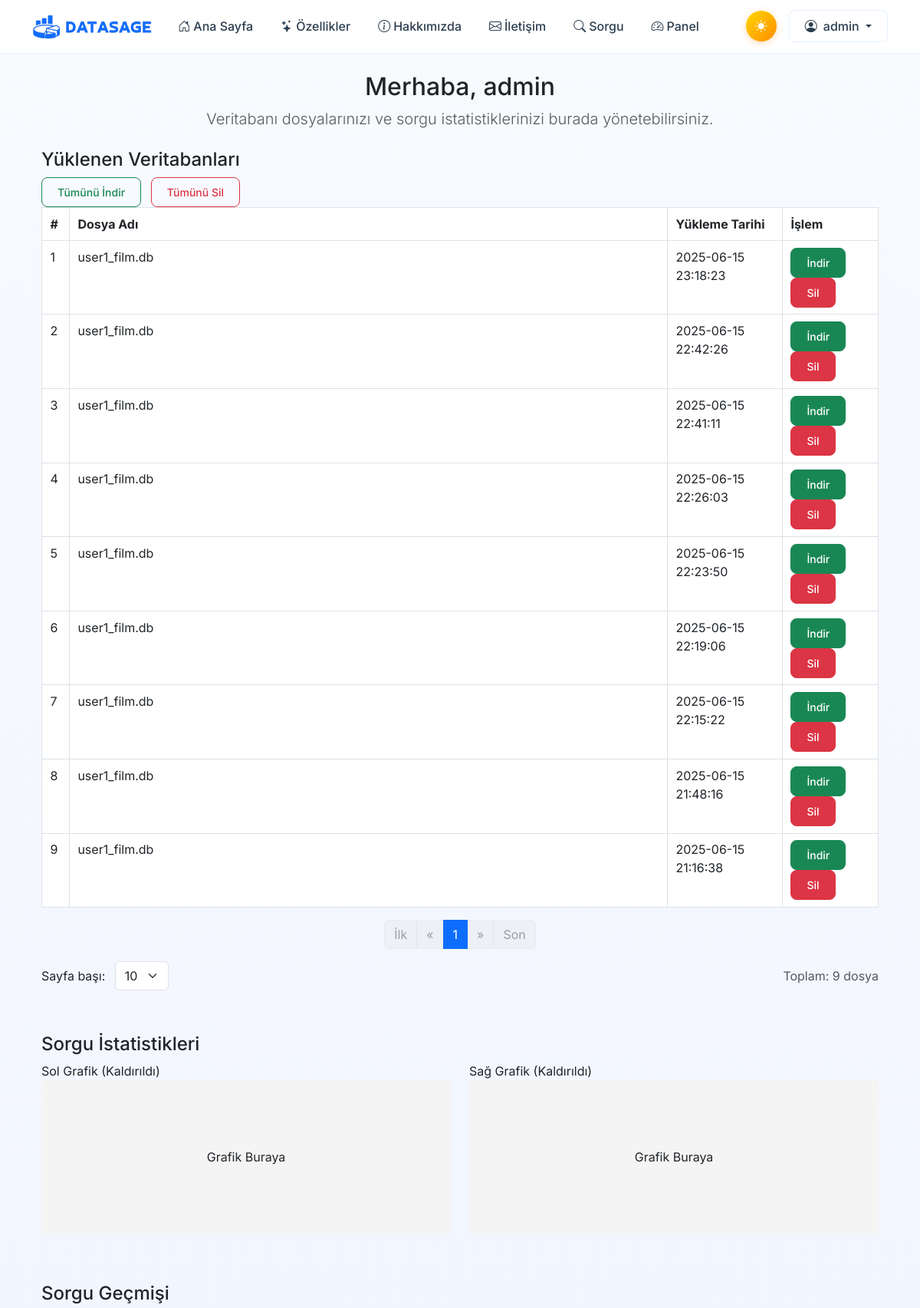
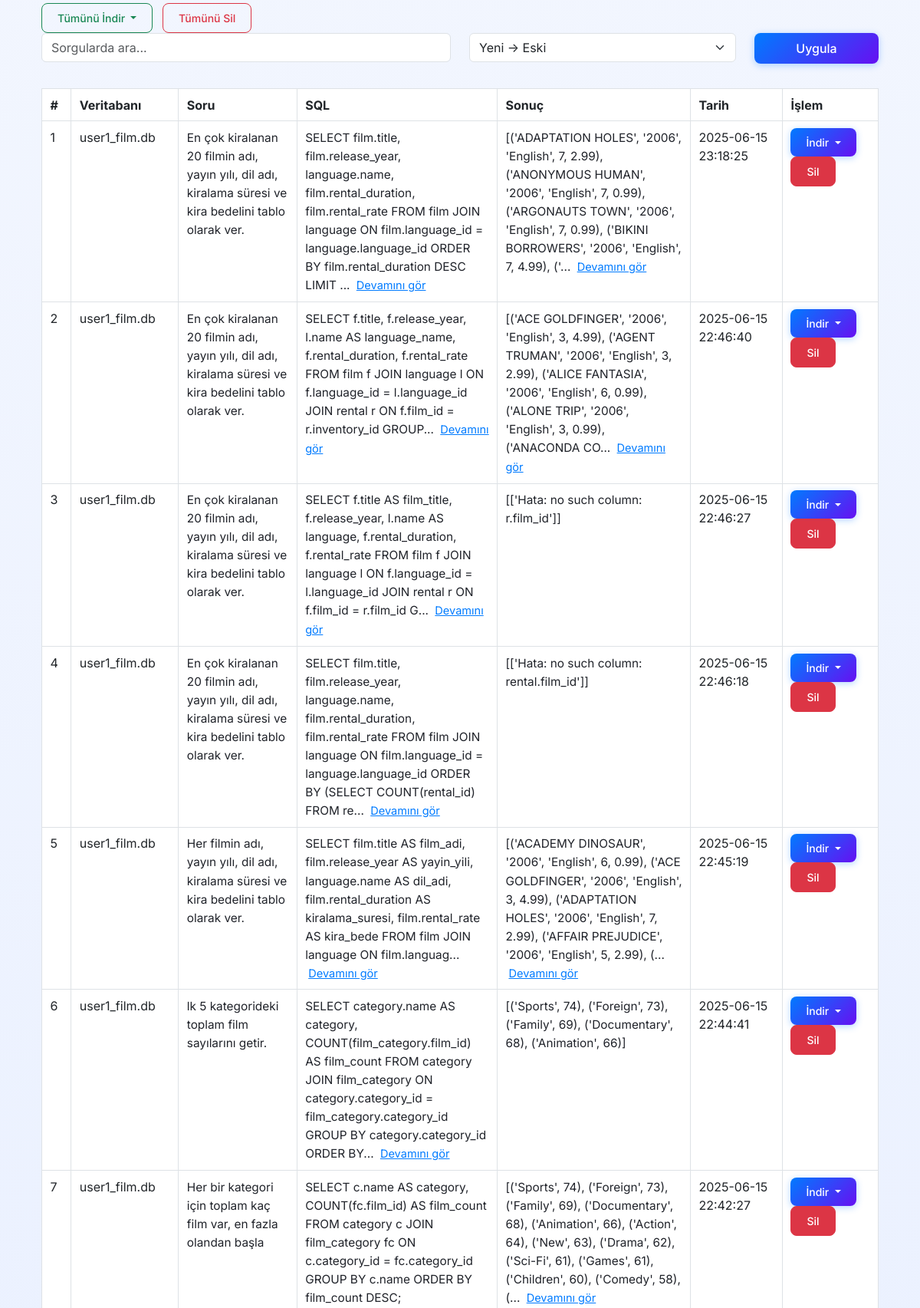
The app's page /dashboard (signed in, upper part) with its own data (2 pictures, top to bottom).
### tables this page shows
CREATE TABLE db_uploads (
        id INTEGER PRIMARY KEY AUTOINCREMENT,
        user_id INTEGER,
        filename TEXT,
        uploaded_at DATETIME DEFAULT CURRENT_TIMESTAMP,
        FOREIGN KEY (user_id) REFERENCES users(id)
    );

CREATE TABLE query_history (
        id INTEGER PRIMARY KEY AUTOINCREMENT,
        user_id INTEGER,
        question TEXT,
        sql_query TEXT,
        result TEXT,
        columns TEXT,         -- EKLENDİ!
        db_filename TEXT,     -- YENİ: Sorgunun çalıştığı veritabanı dosya adı
        timestamp DATETIME DEFAULT CURRENT_TIMESTAMP,
        FOREIGN KEY (user_id) REFERENCES users(id)
    );

### app.py (the view)
@app.route("/dashboard")
@login_required
def dashboard():
    user_id = session["user_id"]
    query_filter = request.args.get("query_filter", "")
    sort_order = request.args.get("sort_order", "desc").lower()
    try:
        page = int(request.args.get("page", 1))
        per_page = int(request.args.get("per_page", 10))
        if per_page not in [10, 15, 20]:
            per_page = 10
    except:
        page = 1
        per_page = 10
    try:
        uploads_page = int(request.args.get("uploads_page", 1))
        uploads_per_page = int(request.args.get("uploads_per_page", 10))
        if uploads_per_page not in [10, 15, 20]:
            uploads_per_page = 10
    except:
        uploads_page = 1
        uploads_per_page = 10
    if sort_order not in ["asc", "desc"]:
        sort_order = "desc"
    conn = sqlite3.connect("database.sqlite")
    conn.row_factory = sqlite3.Row
    uploads_count = conn.execute(
        "SELECT COUNT(*) FROM db_uploads WHERE user_id = ?", (user_id,)
    ).fetchone()[0]
    uploads_offset = (uploads_page - 1) * uploads_per_page
    uploads_total_pages = (uploads_count + uploads_per_page - 1) // uploads_per_page
    uploads = conn.execute("""
        SELECT * FROM db_uploads
        WHERE user_id = ?
        ORDER BY uploaded_at DESC
        LIMIT ? OFFSET ?
    """, (user_id, uploads_per_page, uploads_offset)).fetchall()
    uploads_start_page = max(1, uploads_page - 2)
    uploads_end_page = min(uploads_page + 2, uploads_total_pages)
    history_query = "SELECT * FROM query_history WHERE user_id = ?"
    params = [user_id]
    if query_filter:
        history_query += " AND LOWER(question) LIKE ?"
        params.append(f"%{query_filter.lower()}%")
    history_query += f" ORDER BY timestamp {sort_order.upper()}"
    count_query = "SELECT COUNT(*) FROM query_history WHERE user_id = ?"
    count_params = [user_id]
    if query_filter:
        count_query += " AND LOWER(question) LIKE ?"
        count_params.append(f"%{query_filter.lower()}%")
    total_queries = conn.execute(count_query, count_params).fetchone()[0]
    offset = (page - 1) * per_page
    history_query += " LIMIT ? OFFSET ?"
    params.extend([per_page, offset])
    history = conn.execute(history_query, params).fetchall()
    indexed_history = list(enumerate(history, offset + 1))
    total_pages = (total_queries + per_page - 1) // per_page  # yukarı yuvarlama
    start_page = max(1, page - 2)
    end_page = min(page + 2, total_pages)
    conn.close()
    return render_template(
        "dashboard.html",
        uploads=uploads,
        uploads_page=uploads_page,
        uploads_per_page=uploads_per_page,
        uploads_count=uploads_count,
        uploads_total_pages=uploads_total_pages,
        uploads_start_page=uploads_start_page,
        uploads_end_page=uploads_end_page,
        history=indexed_history,
        page=page,
        per_page=per_page,
        total_queries=total_queries,
        total_pages=total_pages,
        start_page=start_page,
        end_page=end_page,
    )

### app.py (called while the page is built)
def login_required(view_func):
    @wraps(view_func)
    def wrapped_view(**kwargs):
        if "user_id" not in session:
            flash("Bu sayfayı görüntülemek için giriş yapmalısınız.", "warning")
            return redirect(url_for("auth.login"))
        return view_func(**kwargs)
    return wrapped_view

### templates/dashboard.html (shortened to what this page needs)
{% extends "base.html" %}
{% block content %}
<section>
  <div class="container">
    <div class="text-center mb-4">
      <h2>Merhaba, {{ session.username }}</h2>
      <p class="lead text-muted">Veritabanı dosyalarınızı ve sorgu istatistiklerinizi burada yönetebilirsiniz.</p>
    </div>
    <div class="mb-5">
      <h4>Yüklenen Veritabanları</h4>
       <div>
          <a href="{{ url_for('download_all_dbs') }}" class="btn btn-sm btn-outline-success me-2" {% if uploads|length == 0 %}disabled{% endif %}>
            Tümünü İndir
          </a>
          <a href="{{ url_for('delete_all_uploads') }}" class="btn btn-sm btn-outline-danger"
            onclick="return confirm('Tüm veritabanlarını silmek istediğinize emin misiniz?')" {% if uploads|length == 0 %}disabled{% endif %}>
            Tümünü Sil
          </a>
        </div>
      <div class="table-responsive">
        <table class="table table-bordered table-sm align-middle">
          <thead>
            <tr>
              <th style="width: 36px;">#</th>
              <th style="max-width: 180px; min-width: 100px;">Dosya Adı</th>
              <th style="width: 150px;">Yükleme Tarihi</th>
              <th style="width: 125px;">İşlem</th>
            </tr>
          </thead>
          <tbody>
            {% for db in uploads %}
            <tr>
              <td>{{ loop.index }}</td>
              <td style="overflow-wrap:anywhere;">{{ db.filename }}</td>
              <td>{{ db.uploaded_at }}</td>
              <td>
                <a href="{{ url_for('download_db', filename=db.filename) }}" class="btn btn-sm btn-success">İndir</a>
                <a href="{{ url_for('delete_upload', upload_id=db.id) }}" class="btn btn-sm btn-danger" onclick="return confirm('Bu dosyayı silmek istediğinize emin misiniz?')">Sil</a>
              </td>
            </tr>
            {% else %}
            <tr>
              <td colspan="4" class="text-center">Henüz veritabanı yüklenmemiş.</td>
            </tr>
            {% endfor %}
          </tbody>
        </table>
           <nav aria-label="Veritabanı dosyaları sayfalama">
      <ul class="pagination justify-content-center">
        <li class="page-item {% if uploads_page == 1 %}disabled{% endif %}">
          <a class="page-link" href="?uploads_page=1&uploads_per_page={{ uploads_per_page }}">İlk</a>
        </li>
        <li class="page-item {% if uploads_page == 1 %}disabled{% endif %}">
          <a class="page-link" href="?uploads_page={{ uploads_page-1 }}&uploads_per_page={{ uploads_per_page }}">«</a>
        </li>
        {% for p in range(uploads_start_page, uploads_end_page+1) %}
          <li class="page-item {% if p == uploads_page %}active{% endif %}">
            <a class="page-link" href="?uploads_page={{ p }}&uploads_per_page={{ uploads_per_page }}">{{ p }}</a>
          </li>
        {% endfor %}
        <li class="page-item {% if uploads_page == uploads_total_pages %}disabled{% endif %}">
          <a class="page-link" href="?uploads_page={{ uploads_page+1 }}&uploads_per_page={{ uploads_per_page }}">»</a>
        </li>
        <li class="page-item {% if uploads_page == uploads_total_pages %}disabled{% endif %}">
          <a class="page-link" href="?uploads_page={{ uploads_total_pages }}&uploads_per_page={{ uploads_per_page }}">Son</a>
        </li>
      </ul>
    </nav>
    <div class="d-flex justify-content-between align-items-center mb-2">
      <form method="get" class="d-inline-block">
        <label for="uploads_per_page" class="me-2">Sayfa başı:</label>
        <select name="uploads_per_page" id="uploads_per_page" onchange="this.form.submit()" class="form-select d-inline-block w-auto">
          <option value="10" {% if uploads_per_page == 10 %}selected{% endif %}>10</option>
        </select>
      </form>
      <span class="text-muted">Toplam: {{ uploads_count }} dosya</span>
    </div>
      </div>
    </div>
    <div class="mb-5">
      <h4>Sorgu İstatistikleri</h4>
      <div class="row">
        <div class="col-md-6 mb-3">
          <div>
            <label>Sol Grafik (Kaldırıldı)</label>
            <div style="height: 200px; background: #f4f4f4; display: flex; align-items: center; justify-content: center;">Grafik Buraya</div>
          </div>
        </div>
        <div class="col-md-6 mb-3">
          <div>
            <label>Sağ Grafik (Kaldırıldı)</label>
            <div style="height: 200px; background: #f4f4f4; display: flex; align-items: center; justify-content: center;">Grafik Buraya</div>
          </div>
        </div>
      </div>
    </div>
    <div class="mb-5">
      <h4>Sorgu Geçmişi</h4>
      <div class="dropdown d-inline-block me-2">
          <button class="btn btn-sm btn-outline-success dropdown-toggle" type="button" data-bs-toggle="dropdown" aria-expanded="false" {% if total_queries == 0 %}disabled{% endif %}>
            Tümünü İndir
          </button>
        </div>
        <a href="{{ url_for('delete_all_queries') }}" class="btn btn-sm btn-outline-danger"
          onclick="return confirm('Tüm sorguları silmek istediğinize emin misiniz?')" {% if total_queries == 0 %}disabled{% endif %}>
          Tümünü Sil
        </a>
      <div class="mb-4">
        <form method="get" class="row">
          <div class="col-md-6 mb-2">
            <input type="text" class="form-control" name="query_filter" placeholder="Sorgularda ara..." value="{{ request.args.get('query_filter', '') }}">
          </div>
          <div class="col-md-4 mb-2">
            <select name="sort_order" class="form-select">
              <option value="desc" {% if request.args.get('sort_order', 'desc') == 'desc' %}selected{% endif %}>Yeni → Eski</option>
            </select>
          </div>
          <div class="col-md-2 mb-2">
            <button class="btn btn-primary w-100" type="submit">Uygula</button>
          </div>
        </form>
      </div>
      <div class="table-responsive">
          <table class="table table-bordered table-sm align-middle">
            <thead>
              <tr>
                <th style="width: 36px;">#</th>
                <th style="width:140px;">Veritabanı</th>
                <th style="max-width: 180px; min-width: 100px;">Soru</th>
                <th style="max-width: 220px; min-width: 120px;">SQL</th>
                <th style="max-width: 240px; min-width: 120px;">Sonuç</th>
                <th style="width: 120px;">Tarih</th>
                <th style="width: 125px;">İşlem</th>
              </tr>
            </thead>
            <tbody>
              {% for index, q in history %}
              <tr>
                <td>{{ index }}</td>
                <td style="overflow-wrap:anywhere; vertical-align:top;">
                  {{ q.db_filename or "Bilinmiyor" }}
                </td>
                <td style="overflow-wrap:anywhere; vertical-align:top;">
                  <div class="question-short">
                    {{ q.question[:110] }}{% if q.question|length > 110 %}...{% endif %}
                  </div>
                </td>
                <td style="overflow-wrap:anywhere; vertical-align:top;">
                  <span class="sql-short">
                    {{ q.sql_query[:200] }}{% if q.sql_query|length > 200 %}...{% endif %}
                  </span>{% if q.sql_query|length > 200 %}
                    <a href="#" class="show-more-link" onclick="toggleShowMoreGeneric(this, 'sql'); return false;">Devamını gör</a>
                  {% endif %}
                </td>
                <td style="overflow-wrap:anywhere; vertical-align:top;">
                  <span class="result-short">
                    {{ q.result[:200] }}{% if q.result|length > 200 %}...{% endif %}
                  </span>{% if q.result|length > 200 %}
                    <a href="#" class="show-more-link" onclick="toggleShowMoreGeneric(this, 'result'); return false;">Devamını gör</a>
                  {% endif %}
                </td>
                <td>{{ q.timestamp }}</td>
                <td>
                  <div class="dropdown">
                    <button class="btn btn-sm btn-primary dropdown-toggle" type="button" data-bs-toggle="dropdown" aria-expanded="false">
                      İndir
                    </button>
                    <a href="{{ url_for('delete_query', query_id=q.id) }}" class="btn btn-sm btn-danger"
                      onclick="return confirm('Bu sorguyu silmek istediğinize emin misiniz?')">Sil</a>
                  </div>
                </td>
              </tr>
              {% else %}
              <tr>
                <td colspan="7" class="text-center">Henüz sorgu yok.</td>
              </tr>
              {% endfor %}
            </tbody>
          </table>
        </div>
      </div>
    </div>
  </div>
{% endblock %}

### templates/dashboard.html (style rules this page uses)
.show-more-link { color: #007bff; font-size: 0.91rem; cursor: pointer; margin-left: 4px; padding-left: 0; display: inline; }
.question-short, .sql-short, .result-short, .question-full, .sql-full, .result-full { overflow-wrap: anywhere; word-break: break-word; background: none !important; border: none !important; color: #20232a !important; padding: 0 !important; font-size: 0.96em; display: inline; }
td, th { vertical-align: top; }
.table td, .table th { padding: 0.55rem 0.65rem; }
.table-responsive { margin-bottom: 0; }
.pagination .page-item.disabled .page-link { pointer-events: none; opacity: 0.55; }
.pagination .page-item.active .page-link { background: #0d6efd; border-color: #0d6efd; color: #fff; }

### templates/base.html (style rules this page uses)
:root { --primary-color: #007bff; --secondary-color: #6610f2; --accent-color: #2c3e50; --text-muted: #6c757d; --light-bg: #f8fafe; --border-color: rgba(0, 123, 255, 0.1); --shadow: rgba(0, 0, 0, 0.1); --success-color: #28a745; --border-light: #e9ecef; --input-bg: #f8f9fa; --dark-bg: #15171d; --dark-surface: #1e2329; --dark-border: #2d3748; --dark-text: #f4f7fa; --dark-muted: #a9b5c7; --transition: all 0.3s ease; }
* { transition: var(--transition); }
body { font-family: 'Inter', -apple-system, BlinkMacSystemFont, 'Segoe UI', sans-serif; padding-top: 70px; background: linear-gradient(180deg, var(--light-bg) 0%, #e8efff 100%); min-height: 100vh; display: flex; flex-direction: column; }
.btn { font-weight: 500; border-radius: 8px; padding: 8px 20px; transition: var(--transition); }
.btn-primary { background: linear-gradient(135deg, var(--primary-color), var(--secondary-color)); border: none; box-shadow: 0 2px 10px rgba(0, 123, 255, 0.3); }

### records on screen
db_uploads: filename "user1_film.db", uploaded_at "2025-06-15 23:18:23"
db_uploads: filename "user1_film.db", uploaded_at "2025-06-15 22:42:26"
db_uploads: filename "user1_film.db", uploaded_at "2025-06-15 22:41:11"
db_uploads: filename "user1_film.db", uploaded_at "2025-06-15 22:26:03"
db_uploads: filename "user1_film.db", uploaded_at "2025-06-15 22:23:50"
db_uploads: filename "user1_film.db", uploaded_at "2025-06-15 22:19:06"
db_uploads: filename "user1_film.db", uploaded_at "2025-06-15 22:15:22"
db_uploads: filename "user1_film.db", uploaded_at "2025-06-15 21:48:16"
db_uploads: filename "user1_film.db", uploaded_at "2025-06-15 21:16:38"
query_history: user "1", db_filename "user1_film.db", question "En çok kiralanan 20 filmin adı, yayın yılı, dil adı, kiralama süresi ve kira bedelini tablo olarak ver.", sql_query "SELECT film.title, film.release_year, language.name, film.rental_duration, film.rental_rate FROM film JOIN language ON film.language_id = language.language_id ORDER BY film.rental_duration DESC LIMIT", result "[('ADAPTATION HOLES', '2006', 'English', 7, 2.99), ('ANONYMOUS HUMAN', '2006', 'English', 7, 0.99), ('ARGONAUTS TOWN', '2006', 'English', 7, 0.99), ('BIKINI BORROWERS', '2006', 'English', 7, 4.99), ('", timestamp "2025-06-15 23:18:25"
query_history: index "2", db_filename "user1_film.db", question "En çok kiralanan 20 filmin adı, yayın yılı, dil adı, kiralama süresi ve kira bedelini tablo olarak ver.", sql_query "SELECT f.title, f.release_year, l.name AS language_name, f.rental_duration, f.rental_rate FROM film f JOIN language l ON f.language_id = l.language_id JOIN rental r ON f.film_id = r.inventory_id GROUP", result "[('ACE GOLDFINGER', '2006', 'English', 3, 4.99), ('AGENT TRUMAN', '2006', 'English', 3, 2.99), ('ALICE FANTASIA', '2006', 'English', 6, 0.99), ('ALONE TRIP', '2006', 'English', 3, 0.99), ('ANACONDA CO", timestamp "2025-06-15 22:46:40"
query_history: index "3", db_filename "user1_film.db", question "En çok kiralanan 20 filmin adı, yayın yılı, dil adı, kiralama süresi ve kira bedelini tablo olarak ver.", sql_query "SELECT f.title AS film_title, f.release_year, l.name AS language, f.rental_duration, f.rental_rate FROM film f JOIN language l ON f.language_id = l.language_id JOIN rental r ON f.film_id = r.film_id G", result "[['Hata: no such column: r.film_id']]", timestamp "2025-06-15 22:46:27"
query_history: index "4", db_filename "user1_film.db", question "En çok kiralanan 20 filmin adı, yayın yılı, dil adı, kiralama süresi ve kira bedelini tablo olarak ver.", sql_query "SELECT film.title, film.release_year, language.name, film.rental_duration, film.rental_rate FROM film JOIN language ON film.language_id = language.language_id ORDER BY (SELECT COUNT(rental_id) FROM re", result "[['Hata: no such column: rental.film_id']]", timestamp "2025-06-15 22:46:18"
query_history: index "5", db_filename "user1_film.db", question "Her filmin adı, yayın yılı, dil adı, kiralama süresi ve kira bedelini tablo olarak ver.", sql_query "SELECT film.title AS film_adi, film.release_year AS yayin_yili, language.name AS dil_adi, film.rental_duration AS kiralama_suresi, film.rental_rate AS kira_bede FROM film JOIN language ON film.languag", result "[('ACADEMY DINOSAUR', '2006', 'English', 6, 0.99), ('ACE GOLDFINGER', '2006', 'English', 3, 4.99), ('ADAPTATION HOLES', '2006', 'English', 7, 2.99), ('AFFAIR PREJUDICE', '2006', 'English', 5, 2.99), (", timestamp "2025-06-15 22:45:19"
query_history: index "6", db_filename "user1_film.db", question "lk 5 kategorideki toplam film sayılarını getir.", sql_query "SELECT category.name AS category, COUNT(film_category.film_id) AS film_count FROM category JOIN film_category ON category.category_id = film_category.category_id GROUP BY category.category_id ORDER BY", result "[('Sports', 74), ('Foreign', 73), ('Family', 69), ('Documentary', 68), ('Animation', 66)]", timestamp "2025-06-15 22:44:41"
query_history: index "7", db_filename "user1_film.db", question "Her bir kategori için toplam kaç film var, en fazla olandan başla", sql_query "SELECT c.name AS category, COUNT(fc.film_id) AS film_count FROM category c JOIN film_category fc ON c.category_id = fc.category_id GROUP BY c.name ORDER BY film_count DESC;", result "[('Sports', 74), ('Foreign', 73), ('Family', 69), ('Documentary', 68), ('Animation', 66), ('Action', 64), ('New', 63), ('Drama', 62), ('Sci-Fi', 61), ('Games', 61), ('Children', 60), ('Comedy', 58), (", timestamp "2025-06-15 22:42:27"

### other values on screen
{{ session.username }} "admin"
{{ p }} "1"
{{ uploads_count }} "9"
